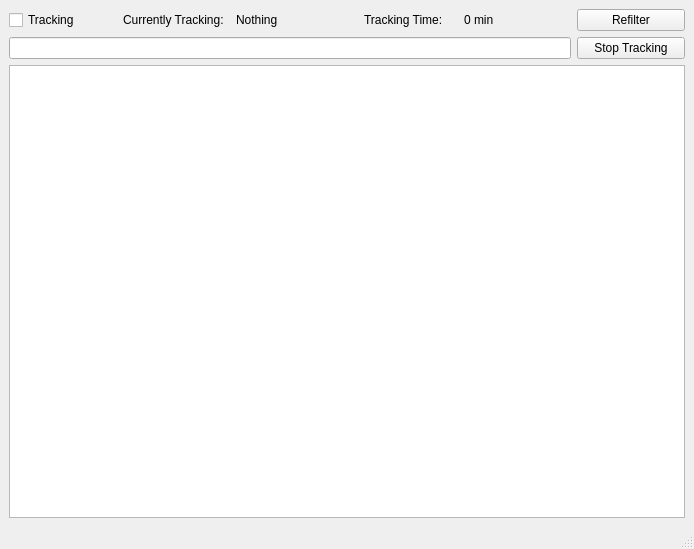
<?xml version="1.0" encoding="UTF-8"?>
<ui version="4.0">
 <class>MainWindow</class>
 <widget class="QMainWindow" name="MainWindow">
  <property name="geometry">
   <rect>
    <x>0</x>
    <y>0</y>
    <width>694</width>
    <height>549</height>
   </rect>
  </property>
  <property name="windowTitle">
   <string>Qamster</string>
  </property>
  <widget class="QWidget" name="centralwidget">
   <layout class="QGridLayout" name="gridLayout">
    <item row="0" column="4">
     <widget class="QLabel" name="timeLabel">
      <property name="text">
       <string>0 min</string>
      </property>
     </widget>
    </item>
    <item row="2" column="0" colspan="6">
     <widget class="TimeTableView" name="tableView">
      <property name="editTriggers">
       <set>QAbstractItemView::NoEditTriggers</set>
      </property>
     </widget>
    </item>
    <item row="0" column="2">
     <widget class="QLabel" name="activityLabel">
      <property name="text">
       <string>Nothing</string>
      </property>
     </widget>
    </item>
    <item row="0" column="0">
     <widget class="QCheckBox" name="checkBox">
      <property name="text">
       <string>Tracking</string>
      </property>
     </widget>
    </item>
    <item row="0" column="1">
     <widget class="QLabel" name="label">
      <property name="text">
       <string>Currently Tracking:</string>
      </property>
     </widget>
    </item>
    <item row="0" column="3" alignment="Qt::AlignHCenter">
     <widget class="QLabel" name="label_2">
      <property name="text">
       <string>Tracking Time:</string>
      </property>
     </widget>
    </item>
    <item row="1" column="5">
     <widget class="QPushButton" name="stopActivityButton">
      <property name="text">
       <string>Stop Tracking</string>
      </property>
     </widget>
    </item>
    <item row="1" column="0" colspan="5">
     <widget class="QLineEdit" name="activityEdit"/>
    </item>
    <item row="0" column="5">
     <widget class="QPushButton" name="refilterButton">
      <property name="text">
       <string>Refilter</string>
      </property>
     </widget>
    </item>
   </layout>
  </widget>
  <widget class="QMenuBar" name="menubar">
   <property name="geometry">
    <rect>
     <x>0</x>
     <y>0</y>
     <width>694</width>
     <height>20</height>
    </rect>
   </property>
  </widget>
  <widget class="QStatusBar" name="statusbar"/>
 </widget>
 <customwidgets>
  <customwidget>
   <class>TimeTableView</class>
   <extends>QTableView</extends>
   <header>timetableview.h</header>
  </customwidget>
 </customwidgets>
 <resources/>
 <connections/>
</ui>
